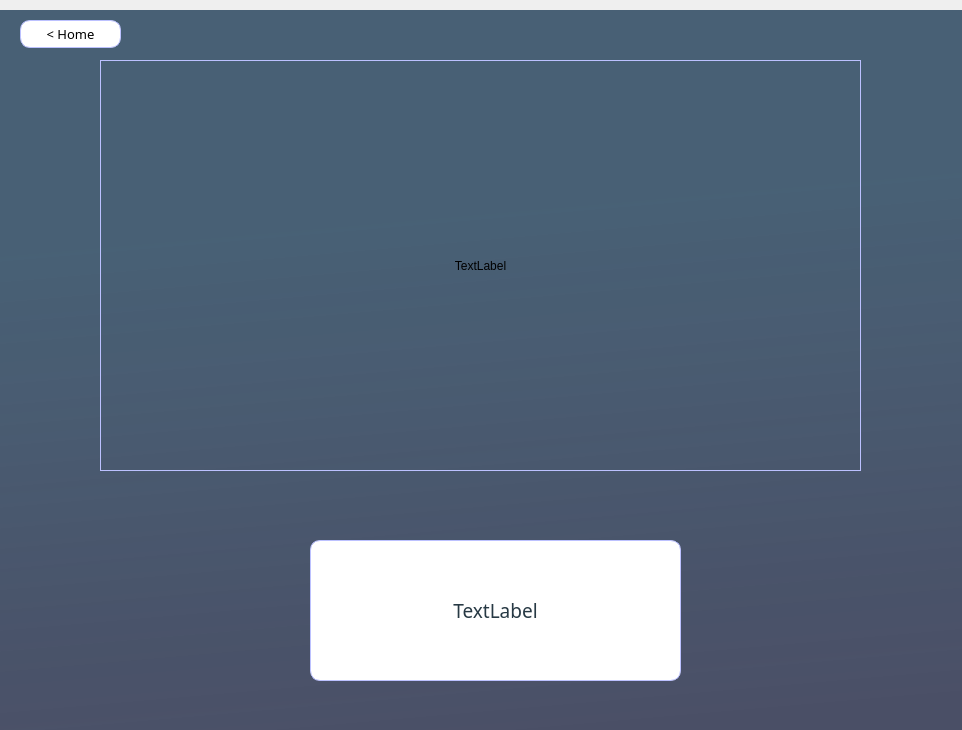
<?xml version="1.0" encoding="UTF-8"?>
<ui version="4.0">
 <class>Dialog</class>
 <widget class="QDialog" name="Dialog">
  <property name="geometry">
   <rect>
    <x>0</x>
    <y>0</y>
    <width>962</width>
    <height>730</height>
   </rect>
  </property>
  <property name="windowTitle">
   <string>Dialog</string>
  </property>
  <widget class="QLabel" name="pic">
   <property name="geometry">
    <rect>
     <x>100</x>
     <y>60</y>
     <width>761</width>
     <height>411</height>
    </rect>
   </property>
   <property name="styleSheet">
    <string notr="true">border:1px solid rgb(188, 193, 255);</string>
   </property>
   <property name="text">
    <string>TextLabel</string>
   </property>
   <property name="alignment">
    <set>Qt::AlignCenter</set>
   </property>
  </widget>
  <widget class="QWidget" name="widget" native="true">
   <property name="geometry">
    <rect>
     <x>0</x>
     <y>10</y>
     <width>962</width>
     <height>730</height>
    </rect>
   </property>
   <property name="styleSheet">
    <string notr="true">background-color: qlineargradient(spread:pad, x1:0.968, y1:0.948864, x2:0.884211, y2:0.228, stop:0 rgba(33, 39, 68, 0.8) stop:1 rgba(0, 35, 65, 0.7));</string>
   </property>
   <widget class="QPushButton" name="home">
    <property name="geometry">
     <rect>
      <x>20</x>
      <y>10</y>
      <width>101</width>
      <height>28</height>
     </rect>
    </property>
    <property name="font">
     <font>
      <family>Sitka</family>
      <pointsize>10</pointsize>
     </font>
    </property>
    <property name="styleSheet">
     <string notr="true">background-color: rgba(255, 255, 255,1);
color: rgb(0,0,0);
border-radius: 10px;
border:1px solid rgb(188, 193, 255);</string>
    </property>
    <property name="text">
     <string>&lt; Home</string>
    </property>
   </widget>
   <widget class="QLabel" name="desc">
    <property name="geometry">
     <rect>
      <x>310</x>
      <y>530</y>
      <width>371</width>
      <height>141</height>
     </rect>
    </property>
    <property name="font">
     <font>
      <family>Sitka</family>
      <pointsize>14</pointsize>
      <weight>50</weight>
      <bold>false</bold>
     </font>
    </property>
    <property name="styleSheet">
     <string notr="true">background-color: rgba(255, 255, 255, 1);
color: rgb(39, 57, 68);
border-radius: 10px;
border:1px solid rgb(188, 193, 255);</string>
    </property>
    <property name="text">
     <string>TextLabel</string>
    </property>
    <property name="alignment">
     <set>Qt::AlignCenter</set>
    </property>
   </widget>
  </widget>
  <zorder>widget</zorder>
  <zorder>pic</zorder>
 </widget>
 <resources/>
 <connections/>
</ui>
